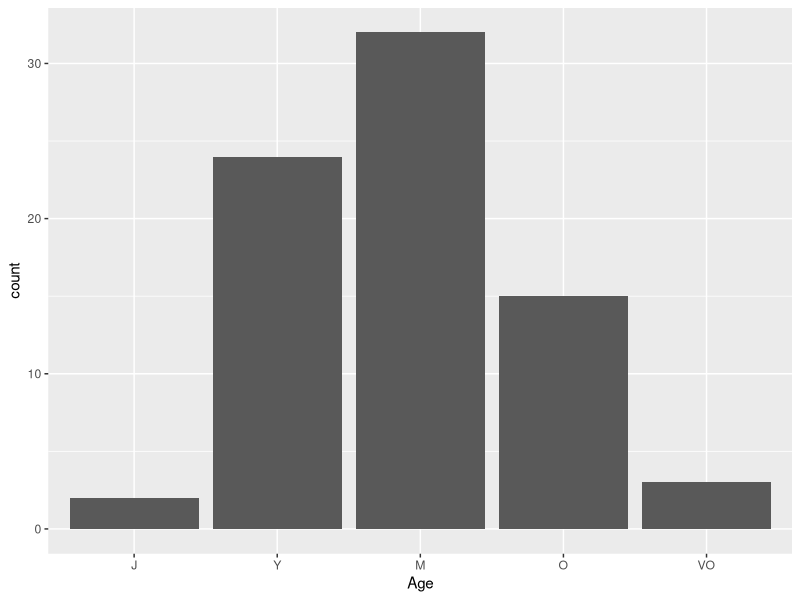
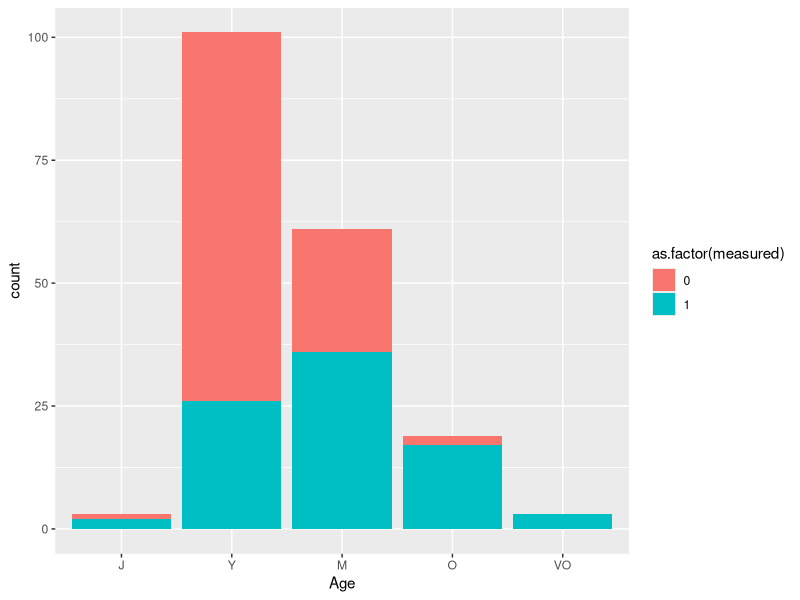
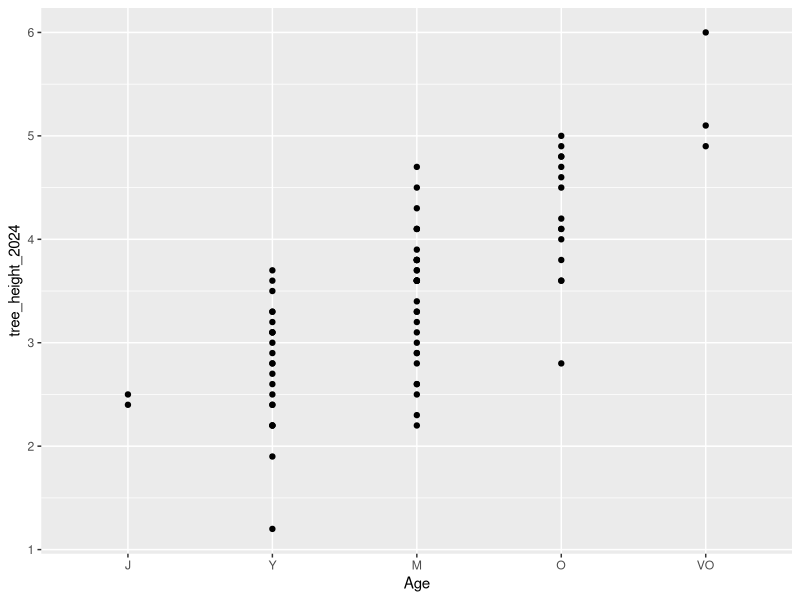
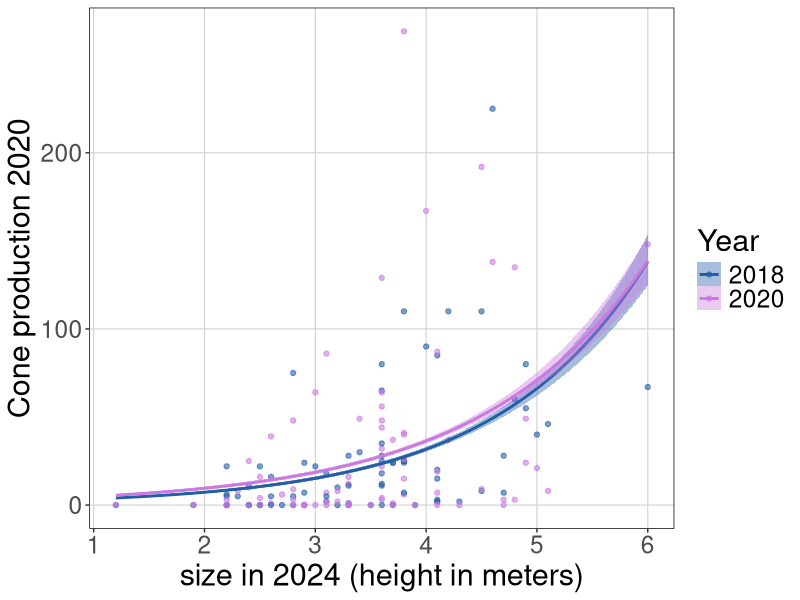

The R source for these figures, in order:
library(tidyverse)
library(cowplot)

## load masting data
mast.data <- read.csv("sev204_treemastproduction.csv")

# Notes from MAST QAQC
# not all sites began during the same year, but NAs were added (historically) for tree Field_IDs for all years prior to initiation of the study at a site. These NAs should likely be removed before analysis.

## load height dat for mast trees collected by Dylan Taylor in 2024
height.data <- read.csv("Mast_PIED_height.csv")

# ------ DATA CLEANING -----------

## clean mast data

mast.pin <- mast.data %>% 
  filter(Species == "PIED") %>% # filter data to only pinon species
  select(c(Year, Site, Plot, Subplot, Field_ID, Fruit_Count, Age)) %>%
  mutate(Age = factor(Age, levels = c("J","Y","M","O","VO"))) %>% # make age a factor
  unite("Plot_Subplot", c(Plot,Subplot), sep = ".") %>% # create 'plot_subplot' to match height data
  mutate(Plot_Subplot = as.factor(Plot_Subplot)) %>%
  filter(Field_ID > 0) 

## clean height data

height.pin <- height.data %>%
  mutate(Plot_Subplot = as.factor(Plot_Subplot)) %>%
  rename(tree_height_2024 = tree_height) %>%
  mutate(alive = if_else(tree_height_2024=='d',0, if_else(tree_height_2024 > 0, 1, NA))) %>% # make a column for assigning alive/dead status; 0 = dead, 1 = alive or possibly missing for now
  mutate(measured = if_else(tree_height_2024 > 0, 1, 0)) %>% # make a column for whether height was measured in 2024
  mutate(tree_height_2024 = as.numeric(tree_height_2024)) # missing or 'd' will become NA's

  # check missing height matches length of NAs and length of 'dead' in alive column 
  length(which(is.na(height.pin$tree_height_2024))) # all missing height
  length(which(is.na(height.pin$tree_height_2024&height.pin$alive))) # missing height because missing 
  length(which(is.na(height.pin$tree_height_2024)&height.pin$alive==0)) # missing height b/c dead
  
  
## merge height and mast data
reprodat <- mast.pin %>% left_join(height.pin)

## save cleaned reprodat to file
write.csv(reprodat, "cleaned_cone_prod_data.csv")

## how many trees with height and masting data do we have?
length(which(reprodat$tree_height_2024>0&reprodat$Fruit_Count>=0&reprodat$Year==2020))

## list the Field_ID's that we have height and 2020 masting data for
tree_list <- reprodat %>%
  filter(Year == 2020 & Fruit_Count >= 0 & tree_height_2024 > 0) %>%
  pull(Field_ID) %>%
  unique()

# write.csv(tree_list, "masting_tree_list_2024.csv")

# ----- plot Number of HEIGHT counts by 2020 age/size class

reprodat %>% 
  filter(Year == 2020 & Fruit_Count >= 0 & tree_height_2024 > 0) %>%
  ggplot() +
  geom_bar(aes(x = Age))

reprodat %>% 
  filter(Year == 2020 & Fruit_Count >= 0) %>%
  ggplot() +
  geom_bar(aes(x = Age, fill = as.factor(measured)))

# ------ plot height 2024 based on age class 2023 -------

reprodat %>% 
  filter(Year == 2023 & Fruit_Count >= 0) %>%
  ggplot() +
  geom_point(aes(x = Age, y = tree_height_2024))

# ----- PLOT CONE PROD. VS HEIGHT ----------
## plot
tiff("reproduction_prelim_data_plotted.tif",width = 6.5,height=6,units="in", res=300)

# plot cone production in most recent 2 mast years against size in 2024
# cols
cols <- c('2018'='#225ea8','2020'='#CB79E1')

reprodat %>% 
  filter(Year == 2018|Year == 2020) %>% # only look at mast years
  mutate(Year = as.factor(Year)) %>%
  ggplot(aes(x = tree_height_2024, y = Fruit_Count)) +
  geom_point(aes(col = Year, group = Year), alpha = 0.6) +
  geom_smooth(aes(fill = Year, col = Year,group = Year), method = "glm", method.args = list(family = "poisson")) +
  scale_color_manual(values = cols) +
  scale_fill_manual(values = cols) +
  labs(x = "size in 2024 (height in meters)", y = "Cone production 2020") +
  theme(
    text = element_text(size = 22),
    legend.key = element_rect(fill = "white"),
    panel.background = element_rect(linetype = "solid",fill = NA),
    panel.border = element_rect(linetype = "solid", fill = NA),
    panel.grid.major = element_line(colour = "lightgrey", linewidth = .4)
  )

# # plot cone production in only most recent mast year against size in 2024
# 
# reprodat %>% 
#   filter(Year == 2020) %>% # only look at mast years
#   ggplot(aes(x = tree_height_2024, y = Fruit_Count)) +
#   geom_point() +
#   geom_smooth(method = "glm", method.args = list(family = "poisson")) +
#   theme_bw()

dev.off()
